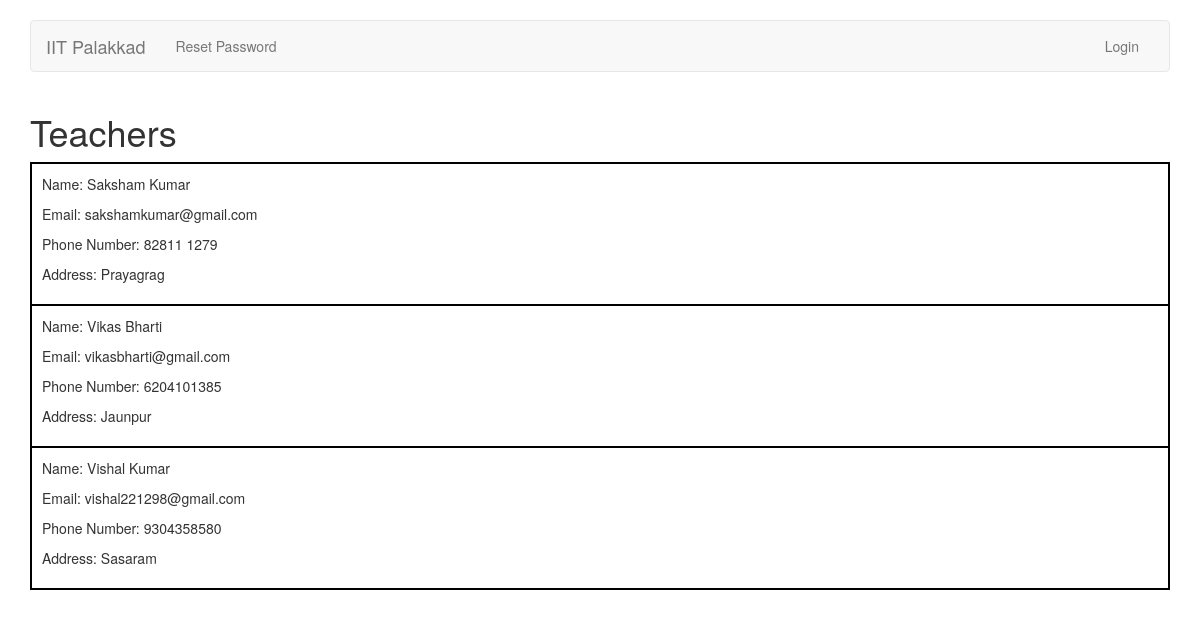
Page /accounts/display/teachers/ on the earlier database version.
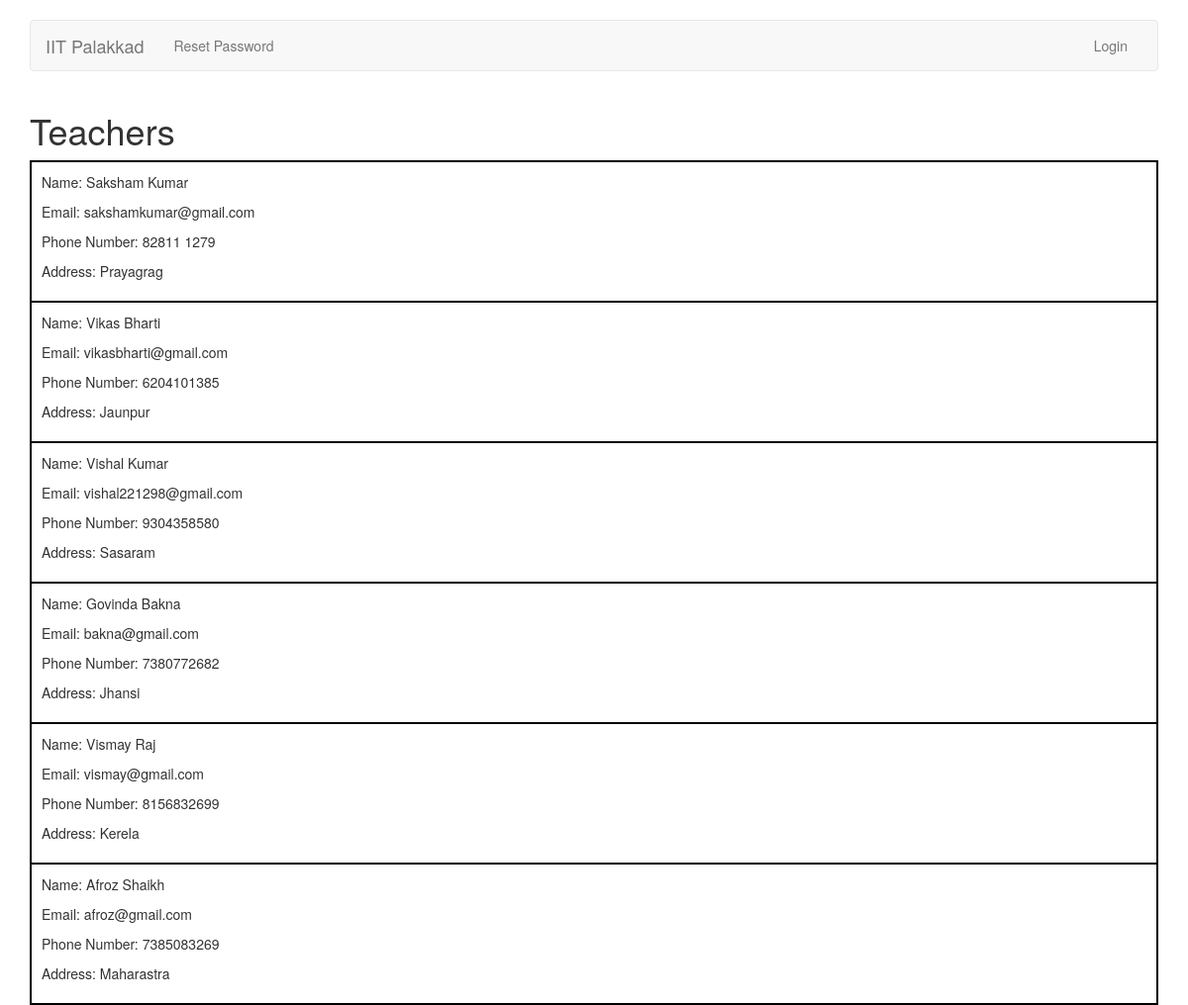
Same page on the later database version.
### accounts/models.py (models this page shows)
class TeacherProfile(models.Model):
	user = models.OneToOneField(User, unique=True, on_delete=models.CASCADE, null=True, related_name='teacher_profile')
	phone_number = models.CharField(max_length=10)
	address = models.CharField(max_length=100)
	def __str__(self):
		return self.user.first_name + " " + self.user.last_name

class User(AbstractUser):
    	TA = 1
    	TEACHER = 2
    	ADMIN = 3
    	ROLE_CHOICES = (
        	(TA, 'TA'),
        	(TEACHER, 'Teacher'),
        	(ADMIN, 'Admin'),
    	)
	role = models.PositiveSmallIntegerField(choices=ROLE_CHOICES, null=True, blank=True)

### accounts/views.py (the view)
def display_teachers(request):
	teachers = TeacherProfile.objects.all()
	args = { 'teachers': teachers }
	return render(request, 'accounts/display_teachers.html', args)

### accounts/templates/accounts/display_teachers.html (shortened to what this page needs)
{% extends 'base.html' %}
{% block body %}
	<div class="container">
	<h1>Teachers</h1>
	<table style="border: 1px solid black; width:100%">
	{% for teacher in teachers %}
	<tr>
	<td style="border: 2px solid black; padding:10px">
		<p>Name: {{ teacher.user.first_name }} {{ teacher.user.last_name }}</p>
		<p>Email: {{ teacher.user.email }}</p>
		<p>Phone Number: {{ teacher.phone_number }}</p>
		<p>Address: {{ teacher.address }}</p>
	</td>
	</tr>
	{% endfor %}
	</table>
	</div>
{% endblock %}

Differences in the rows shown:
added TeacherProfile: user.first_name "Govinda", user.last_name "Bakna", user.email "bakna@gmail.com", phone_number "7380772682", address "Jhansi"
added TeacherProfile: user.first_name "Vismay", user.last_name "Raj", user.email "vismay@gmail.com", phone_number "8156832699", address "Kerela"
added TeacherProfile: user.first_name "Afroz", user.last_name "Shaikh", user.email "afroz@gmail.com", phone_number "7385083269", address "Maharastra"
